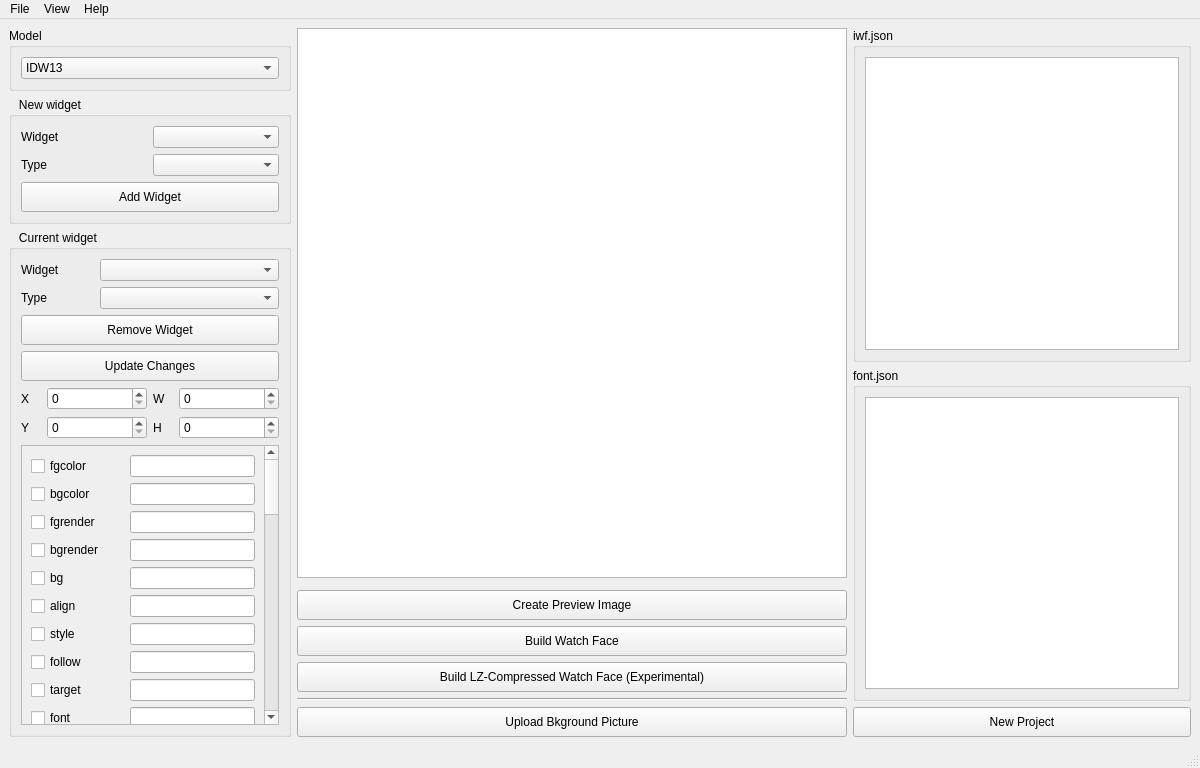
<?xml version="1.0" encoding="UTF-8"?>
<ui version="4.0">
 <class>MainWindow</class>
 <widget class="QMainWindow" name="MainWindow">
  <property name="geometry">
   <rect>
    <x>0</x>
    <y>0</y>
    <width>1200</width>
    <height>768</height>
   </rect>
  </property>
  <property name="minimumSize">
   <size>
    <width>1200</width>
    <height>768</height>
   </size>
  </property>
  <property name="maximumSize">
   <size>
    <width>16777215</width>
    <height>16777215</height>
   </size>
  </property>
  <property name="windowTitle">
   <string>VeryWatchTool</string>
  </property>
  <widget class="QWidget" name="centralwidget">
   <layout class="QGridLayout" name="gridLayout_4">
    <item row="0" column="2" rowspan="8">
     <layout class="QVBoxLayout" name="verticalLayout_2">
      <item>
       <widget class="QGroupBox" name="groupBox_9">
        <property name="title">
         <string>iwf.json</string>
        </property>
        <layout class="QVBoxLayout" name="verticalLayout_3">
         <item>
          <widget class="QPlainTextEdit" name="plainTextEdit">
           <property name="readOnly">
            <bool>true</bool>
           </property>
           <property name="plainText">
            <string/>
           </property>
          </widget>
         </item>
        </layout>
       </widget>
      </item>
      <item>
       <widget class="QGroupBox" name="groupBox_10">
        <property name="title">
         <string>font.json</string>
        </property>
        <layout class="QVBoxLayout" name="verticalLayout_4">
         <item>
          <widget class="QPlainTextEdit" name="plainTextEdit_2">
           <property name="readOnly">
            <bool>true</bool>
           </property>
           <property name="plainText">
            <string/>
           </property>
          </widget>
         </item>
        </layout>
       </widget>
      </item>
      <item>
       <widget class="QPushButton" name="pushButtonCreateIwfLz_6">
        <property name="minimumSize">
         <size>
          <width>0</width>
          <height>30</height>
         </size>
        </property>
        <property name="maximumSize">
         <size>
          <width>16777215</width>
          <height>30</height>
         </size>
        </property>
        <property name="text">
         <string>New Project</string>
        </property>
       </widget>
      </item>
     </layout>
    </item>
    <item row="7" column="1">
     <spacer name="verticalSpacer">
      <property name="orientation">
       <enum>Qt::Orientation::Vertical</enum>
      </property>
      <property name="sizeHint" stdset="0">
       <size>
        <width>20</width>
        <height>40</height>
       </size>
      </property>
     </spacer>
    </item>
    <item row="5" column="1">
     <widget class="Line" name="line">
      <property name="orientation">
       <enum>Qt::Orientation::Horizontal</enum>
      </property>
     </widget>
    </item>
    <item row="0" column="1">
     <widget class="QGraphicsView" name="graphicsView">
      <property name="minimumSize">
       <size>
        <width>550</width>
        <height>550</height>
       </size>
      </property>
      <property name="maximumSize">
       <size>
        <width>550</width>
        <height>550</height>
       </size>
      </property>
     </widget>
    </item>
    <item row="3" column="1">
     <widget class="QPushButton" name="pushButtonCreateIwf">
      <property name="minimumSize">
       <size>
        <width>0</width>
        <height>30</height>
       </size>
      </property>
      <property name="maximumSize">
       <size>
        <width>550</width>
        <height>30</height>
       </size>
      </property>
      <property name="text">
       <string>Build Watch Face</string>
      </property>
     </widget>
    </item>
    <item row="2" column="1">
     <widget class="QPushButton" name="pushButtonCreerPreview_2">
      <property name="minimumSize">
       <size>
        <width>0</width>
        <height>30</height>
       </size>
      </property>
      <property name="maximumSize">
       <size>
        <width>550</width>
        <height>30</height>
       </size>
      </property>
      <property name="text">
       <string>Create Preview Image</string>
      </property>
     </widget>
    </item>
    <item row="6" column="1">
     <widget class="QPushButton" name="pushButtonUploadBkground">
      <property name="minimumSize">
       <size>
        <width>0</width>
        <height>30</height>
       </size>
      </property>
      <property name="maximumSize">
       <size>
        <width>550</width>
        <height>30</height>
       </size>
      </property>
      <property name="text">
       <string>Upload Bkground Picture</string>
      </property>
     </widget>
    </item>
    <item row="4" column="1">
     <widget class="QPushButton" name="pushButtonCreateIwfLz">
      <property name="minimumSize">
       <size>
        <width>0</width>
        <height>30</height>
       </size>
      </property>
      <property name="maximumSize">
       <size>
        <width>550</width>
        <height>30</height>
       </size>
      </property>
      <property name="text">
       <string>Build LZ-Compressed Watch Face (Experimental)</string>
      </property>
     </widget>
    </item>
    <item row="0" column="0" rowspan="8">
     <layout class="QVBoxLayout" name="verticalLayout">
      <item>
       <widget class="QGroupBox" name="groupBox">
        <property name="title">
         <string>Model</string>
        </property>
        <layout class="QVBoxLayout" name="verticalLayout_5">
         <item>
          <widget class="QComboBox" name="comboBox">
           <item>
            <property name="text">
             <string>IDW13</string>
            </property>
           </item>
           <item>
            <property name="text">
             <string>IDW17</string>
            </property>
           </item>
           <item>
            <property name="text">
             <string>IDW18</string>
            </property>
           </item>
           <item>
            <property name="text">
             <string>IDW20</string>
            </property>
           </item>
           <item>
            <property name="text">
             <string>ID208BT</string>
            </property>
           </item>
           <item>
            <property name="text">
             <string>GTX03</string>
            </property>
           </item>
           <item>
            <property name="text">
             <string>GTX10</string>
            </property>
           </item>
          </widget>
         </item>
        </layout>
       </widget>
      </item>
      <item>
       <widget class="QGroupBox" name="groupBox_8">
        <property name="font">
         <font>
          <bold>false</bold>
         </font>
        </property>
        <property name="title">
         <string>   New widget</string>
        </property>
        <layout class="QGridLayout" name="gridLayout_3">
         <item row="1" column="0">
          <widget class="QLabel" name="labelType_6">
           <property name="text">
            <string>Type</string>
           </property>
          </widget>
         </item>
         <item row="0" column="1">
          <widget class="QComboBox" name="widgetComboAdd_2"/>
         </item>
         <item row="2" column="0" colspan="2">
          <widget class="QPushButton" name="pushButtonAjouterWidget_2">
           <property name="minimumSize">
            <size>
             <width>0</width>
             <height>30</height>
            </size>
           </property>
           <property name="maximumSize">
            <size>
             <width>16777215</width>
             <height>30</height>
            </size>
           </property>
           <property name="text">
            <string>Add Widget</string>
           </property>
          </widget>
         </item>
         <item row="1" column="1">
          <widget class="QComboBox" name="typeComboAdd_2"/>
         </item>
         <item row="0" column="0">
          <widget class="QLabel" name="labelWidget_6">
           <property name="text">
            <string>Widget</string>
           </property>
          </widget>
         </item>
        </layout>
       </widget>
      </item>
      <item>
       <widget class="QGroupBox" name="groupBox_7">
        <property name="title">
         <string>   Current widget</string>
        </property>
        <layout class="QGridLayout" name="gridLayout_2">
         <item row="0" column="2" colspan="3">
          <widget class="QComboBox" name="currentWidgetCombo_2">
           <property name="modelColumn">
            <number>0</number>
           </property>
          </widget>
         </item>
         <item row="1" column="2" colspan="3">
          <widget class="QComboBox" name="currentTypeCombo_2"/>
         </item>
         <item row="4" column="3">
          <widget class="QLabel" name="labelW_2">
           <property name="maximumSize">
            <size>
             <width>20</width>
             <height>16777215</height>
            </size>
           </property>
           <property name="text">
            <string>W</string>
           </property>
          </widget>
         </item>
         <item row="0" column="0" colspan="2">
          <widget class="QLabel" name="labelWidget_5">
           <property name="text">
            <string>Widget</string>
           </property>
          </widget>
         </item>
         <item row="5" column="4">
          <widget class="QSpinBox" name="hSpin_2">
           <property name="minimumSize">
            <size>
             <width>100</width>
             <height>0</height>
            </size>
           </property>
           <property name="maximum">
            <number>999</number>
           </property>
          </widget>
         </item>
         <item row="1" column="0" colspan="2">
          <widget class="QLabel" name="labelType_5">
           <property name="text">
            <string>Type</string>
           </property>
          </widget>
         </item>
         <item row="2" column="0" colspan="5">
          <widget class="QPushButton" name="pushButtonSupprimerWidget_2">
           <property name="minimumSize">
            <size>
             <width>0</width>
             <height>30</height>
            </size>
           </property>
           <property name="maximumSize">
            <size>
             <width>16777215</width>
             <height>30</height>
            </size>
           </property>
           <property name="text">
            <string>Remove Widget</string>
           </property>
          </widget>
         </item>
         <item row="5" column="3">
          <widget class="QLabel" name="labelH_2">
           <property name="maximumSize">
            <size>
             <width>20</width>
             <height>16777215</height>
            </size>
           </property>
           <property name="text">
            <string>H</string>
           </property>
          </widget>
         </item>
         <item row="6" column="0" colspan="5">
          <widget class="QScrollArea" name="scrollArea">
           <property name="widgetResizable">
            <bool>true</bool>
           </property>
           <widget class="QWidget" name="scrollAreaWidgetContents">
            <property name="geometry">
             <rect>
              <x>0</x>
              <y>0</y>
              <width>239</width>
              <height>1272</height>
             </rect>
            </property>
            <layout class="QGridLayout" name="gridLayout">
             <item row="10" column="1">
              <widget class="QLineEdit" name="lineEdit_11"/>
             </item>
             <item row="25" column="1">
              <widget class="QLineEdit" name="lineEdit_25"/>
             </item>
             <item row="29" column="0">
              <widget class="QCheckBox" name="checkBox_33">
               <property name="text">
                <string>ringedge</string>
               </property>
              </widget>
             </item>
             <item row="4" column="0">
              <widget class="QCheckBox" name="checkBox_6">
               <property name="text">
                <string>bg</string>
               </property>
              </widget>
             </item>
             <item row="6" column="1">
              <widget class="QLineEdit" name="lineEdit_48"/>
             </item>
             <item row="7" column="1">
              <widget class="QLineEdit" name="lineEdit_49"/>
             </item>
             <item row="22" column="0">
              <widget class="QCheckBox" name="checkBox_24">
               <property name="text">
                <string>pcenterx</string>
               </property>
              </widget>
             </item>
             <item row="8" column="0">
              <widget class="QCheckBox" name="checkBox_10">
               <property name="text">
                <string>target</string>
               </property>
              </widget>
             </item>
             <item row="8" column="1">
              <widget class="QLineEdit" name="lineEdit_50"/>
             </item>
             <item row="37" column="0">
              <widget class="QCheckBox" name="checkBox_43">
               <property name="text">
                <string>mincentery</string>
               </property>
              </widget>
             </item>
             <item row="38" column="0">
              <widget class="QCheckBox" name="checkBox_42">
               <property name="text">
                <string>minanchorx</string>
               </property>
              </widget>
             </item>
             <item row="4" column="1">
              <widget class="QLineEdit" name="lineEdit_8"/>
             </item>
             <item row="26" column="0">
              <widget class="QCheckBox" name="checkBox_28">
               <property name="text">
                <string>content</string>
               </property>
              </widget>
             </item>
             <item row="42" column="1">
              <widget class="QLineEdit" name="lineEdit_43"/>
             </item>
             <item row="19" column="0">
              <widget class="QCheckBox" name="checkBox_21">
               <property name="text">
                <string>app</string>
               </property>
              </widget>
             </item>
             <item row="26" column="1">
              <widget class="QLineEdit" name="lineEdit_26"/>
             </item>
             <item row="0" column="0">
              <widget class="QCheckBox" name="checkBox_2">
               <property name="text">
                <string>fgcolor</string>
               </property>
              </widget>
             </item>
             <item row="19" column="1">
              <widget class="QLineEdit" name="lineEdit_19"/>
             </item>
             <item row="35" column="0">
              <widget class="QCheckBox" name="checkBox_41">
               <property name="text">
                <string>minute</string>
               </property>
              </widget>
             </item>
             <item row="10" column="0">
              <widget class="QCheckBox" name="checkBox_12">
               <property name="text">
                <string>fontnum</string>
               </property>
              </widget>
             </item>
             <item row="28" column="1">
              <widget class="QLineEdit" name="lineEdit_28"/>
             </item>
             <item row="37" column="1">
              <widget class="QLineEdit" name="lineEdit_42"/>
             </item>
             <item row="18" column="0">
              <widget class="QCheckBox" name="checkBox_20">
               <property name="text">
                <string>animaformat</string>
               </property>
              </widget>
             </item>
             <item row="23" column="1">
              <widget class="QLineEdit" name="lineEdit_22"/>
             </item>
             <item row="20" column="1">
              <widget class="QLineEdit" name="lineEdit_20"/>
             </item>
             <item row="18" column="1">
              <widget class="QLineEdit" name="lineEdit_18"/>
             </item>
             <item row="35" column="1">
              <widget class="QLineEdit" name="lineEdit_38"/>
             </item>
             <item row="43" column="0">
              <widget class="QCheckBox" name="checkBox_48">
               <property name="text">
                <string>houranchorx</string>
               </property>
              </widget>
             </item>
             <item row="31" column="0">
              <widget class="QCheckBox" name="checkBox_36">
               <property name="text">
                <string>seccenterx</string>
               </property>
              </widget>
             </item>
             <item row="6" column="0">
              <widget class="QCheckBox" name="checkBox_8">
               <property name="text">
                <string>style</string>
               </property>
              </widget>
             </item>
             <item row="42" column="0">
              <widget class="QCheckBox" name="checkBox_49">
               <property name="text">
                <string>hourcentery</string>
               </property>
              </widget>
             </item>
             <item row="24" column="1">
              <widget class="QLineEdit" name="lineEdit_24"/>
             </item>
             <item row="3" column="1">
              <widget class="QLineEdit" name="lineEdit_7"/>
             </item>
             <item row="21" column="1">
              <widget class="QLineEdit" name="lineEdit_21"/>
             </item>
             <item row="29" column="1">
              <widget class="QLineEdit" name="lineEdit_31"/>
             </item>
             <item row="39" column="0">
              <widget class="QCheckBox" name="checkBox_44">
               <property name="text">
                <string>minanchory</string>
               </property>
              </widget>
             </item>
             <item row="20" column="0">
              <widget class="QCheckBox" name="checkBox_22">
               <property name="text">
                <string>panchorx</string>
               </property>
              </widget>
             </item>
             <item row="0" column="1">
              <widget class="QLineEdit" name="lineEdit_4"/>
             </item>
             <item row="12" column="1">
              <widget class="QLineEdit" name="lineEdit_13"/>
             </item>
             <item row="34" column="0">
              <widget class="QCheckBox" name="checkBox_39">
               <property name="text">
                <string>secanchory</string>
               </property>
              </widget>
             </item>
             <item row="11" column="1">
              <widget class="QLineEdit" name="lineEdit_12"/>
             </item>
             <item row="12" column="0">
              <widget class="QCheckBox" name="checkBox_14">
               <property name="text">
                <string>time</string>
               </property>
              </widget>
             </item>
             <item row="30" column="1">
              <widget class="QLineEdit" name="lineEdit_33"/>
             </item>
             <item row="31" column="1">
              <widget class="QLineEdit" name="lineEdit_34"/>
             </item>
             <item row="39" column="1">
              <widget class="QLineEdit" name="lineEdit_40"/>
             </item>
             <item row="22" column="1">
              <widget class="QLineEdit" name="lineEdit_23"/>
             </item>
             <item row="24" column="0">
              <widget class="QCheckBox" name="checkBox_27">
               <property name="text">
                <string>startangle</string>
               </property>
              </widget>
             </item>
             <item row="25" column="0">
              <widget class="QCheckBox" name="checkBox_26">
               <property name="text">
                <string>endangle</string>
               </property>
              </widget>
             </item>
             <item row="30" column="0">
              <widget class="QCheckBox" name="checkBox_35">
               <property name="text">
                <string>second</string>
               </property>
              </widget>
             </item>
             <item row="2" column="1">
              <widget class="QLineEdit" name="lineEdit_6"/>
             </item>
             <item row="40" column="1">
              <widget class="QLineEdit" name="lineEdit_46"/>
             </item>
             <item row="27" column="0">
              <widget class="QCheckBox" name="checkBox_29">
               <property name="text">
                <string>direction</string>
               </property>
              </widget>
             </item>
             <item row="9" column="0">
              <widget class="QCheckBox" name="checkBox_11">
               <property name="text">
                <string>font</string>
               </property>
              </widget>
             </item>
             <item row="7" column="0">
              <widget class="QCheckBox" name="checkBox_9">
               <property name="text">
                <string>follow</string>
               </property>
              </widget>
             </item>
             <item row="44" column="0">
              <widget class="QCheckBox" name="checkBox_47">
               <property name="text">
                <string>houranchory</string>
               </property>
              </widget>
             </item>
             <item row="33" column="0">
              <widget class="QCheckBox" name="checkBox_38">
               <property name="text">
                <string>secanchorx</string>
               </property>
              </widget>
             </item>
             <item row="32" column="0">
              <widget class="QCheckBox" name="checkBox_37">
               <property name="text">
                <string>seccentery</string>
               </property>
              </widget>
             </item>
             <item row="23" column="0">
              <widget class="QCheckBox" name="checkBox_25">
               <property name="text">
                <string>pcentery</string>
               </property>
              </widget>
             </item>
             <item row="36" column="0">
              <widget class="QCheckBox" name="checkBox_40">
               <property name="text">
                <string>mincenterx</string>
               </property>
              </widget>
             </item>
             <item row="38" column="1">
              <widget class="QLineEdit" name="lineEdit_41"/>
             </item>
             <item row="13" column="0">
              <widget class="QCheckBox" name="checkBox_15">
               <property name="text">
                <string>turn</string>
               </property>
              </widget>
             </item>
             <item row="21" column="0">
              <widget class="QCheckBox" name="checkBox_23">
               <property name="text">
                <string>panchory</string>
               </property>
              </widget>
             </item>
             <item row="41" column="1">
              <widget class="QLineEdit" name="lineEdit_45"/>
             </item>
             <item row="27" column="1">
              <widget class="QLineEdit" name="lineEdit_27"/>
             </item>
             <item row="41" column="0">
              <widget class="QCheckBox" name="checkBox_45">
               <property name="text">
                <string>hourcenterx</string>
               </property>
              </widget>
             </item>
             <item row="44" column="1">
              <widget class="QLineEdit" name="lineEdit_44"/>
             </item>
             <item row="32" column="1">
              <widget class="QLineEdit" name="lineEdit_35"/>
             </item>
             <item row="15" column="0">
              <widget class="QCheckBox" name="checkBox_17">
               <property name="text">
                <string>animaicon</string>
               </property>
              </widget>
             </item>
             <item row="17" column="0">
              <widget class="QCheckBox" name="checkBox_19">
               <property name="text">
                <string>animabpp</string>
               </property>
              </widget>
             </item>
             <item row="33" column="1">
              <widget class="QLineEdit" name="lineEdit_36"/>
             </item>
             <item row="43" column="1">
              <widget class="QLineEdit" name="lineEdit_47"/>
             </item>
             <item row="13" column="1">
              <widget class="QLineEdit" name="lineEdit_14"/>
             </item>
             <item row="16" column="0">
              <widget class="QCheckBox" name="checkBox_18">
               <property name="text">
                <string>frame</string>
               </property>
              </widget>
             </item>
             <item row="40" column="0">
              <widget class="QCheckBox" name="checkBox_46">
               <property name="text">
                <string>hour</string>
               </property>
              </widget>
             </item>
             <item row="14" column="1">
              <widget class="QLineEdit" name="lineEdit_51"/>
             </item>
             <item row="1" column="1">
              <widget class="QLineEdit" name="lineEdit_5"/>
             </item>
             <item row="34" column="1">
              <widget class="QLineEdit" name="lineEdit_37"/>
             </item>
             <item row="5" column="0">
              <widget class="QCheckBox" name="checkBox_7">
               <property name="text">
                <string>align</string>
               </property>
              </widget>
             </item>
             <item row="9" column="1">
              <widget class="QLineEdit" name="lineEdit_10"/>
             </item>
             <item row="14" column="0">
              <widget class="QCheckBox" name="checkBox_16">
               <property name="text">
                <string>animatype</string>
               </property>
              </widget>
             </item>
             <item row="15" column="1">
              <widget class="QLineEdit" name="lineEdit_15"/>
             </item>
             <item row="16" column="1">
              <widget class="QLineEdit" name="lineEdit_16"/>
             </item>
             <item row="28" column="0">
              <widget class="QCheckBox" name="checkBox_30">
               <property name="text">
                <string>pointer</string>
               </property>
              </widget>
             </item>
             <item row="1" column="0">
              <widget class="QCheckBox" name="checkBox_3">
               <property name="text">
                <string>bgcolor</string>
               </property>
              </widget>
             </item>
             <item row="36" column="1">
              <widget class="QLineEdit" name="lineEdit_39"/>
             </item>
             <item row="11" column="0">
              <widget class="QCheckBox" name="checkBox_13">
               <property name="text">
                <string>numwidth</string>
               </property>
              </widget>
             </item>
             <item row="3" column="0">
              <widget class="QCheckBox" name="checkBox_5">
               <property name="text">
                <string>bgrender</string>
               </property>
              </widget>
             </item>
             <item row="2" column="0">
              <widget class="QCheckBox" name="checkBox_4">
               <property name="text">
                <string>fgrender</string>
               </property>
              </widget>
             </item>
             <item row="17" column="1">
              <widget class="QLineEdit" name="lineEdit_17"/>
             </item>
             <item row="5" column="1">
              <widget class="QLineEdit" name="lineEdit_9"/>
             </item>
            </layout>
           </widget>
          </widget>
         </item>
         <item row="4" column="4">
          <widget class="QSpinBox" name="wSpin_2">
           <property name="minimumSize">
            <size>
             <width>100</width>
             <height>0</height>
            </size>
           </property>
           <property name="maximum">
            <number>999</number>
           </property>
          </widget>
         </item>
         <item row="3" column="0" colspan="5">
          <widget class="QPushButton" name="pushButtonAppliquer_2">
           <property name="minimumSize">
            <size>
             <width>0</width>
             <height>30</height>
            </size>
           </property>
           <property name="maximumSize">
            <size>
             <width>16777215</width>
             <height>30</height>
            </size>
           </property>
           <property name="text">
            <string>Update Changes</string>
           </property>
          </widget>
         </item>
         <item row="5" column="0">
          <widget class="QLabel" name="labelY_2">
           <property name="maximumSize">
            <size>
             <width>20</width>
             <height>16777215</height>
            </size>
           </property>
           <property name="text">
            <string>Y</string>
           </property>
          </widget>
         </item>
         <item row="4" column="1" colspan="2">
          <widget class="QSpinBox" name="xSpin_2">
           <property name="minimumSize">
            <size>
             <width>100</width>
             <height>0</height>
            </size>
           </property>
           <property name="maximum">
            <number>999</number>
           </property>
          </widget>
         </item>
         <item row="5" column="1" colspan="2">
          <widget class="QSpinBox" name="ySpin_2">
           <property name="minimumSize">
            <size>
             <width>75</width>
             <height>0</height>
            </size>
           </property>
           <property name="maximum">
            <number>999</number>
           </property>
          </widget>
         </item>
         <item row="4" column="0">
          <widget class="QLabel" name="labelX_2">
           <property name="maximumSize">
            <size>
             <width>20</width>
             <height>16777215</height>
            </size>
           </property>
           <property name="text">
            <string>X</string>
           </property>
          </widget>
         </item>
        </layout>
       </widget>
      </item>
     </layout>
    </item>
   </layout>
  </widget>
  <widget class="QMenuBar" name="menubar">
   <property name="geometry">
    <rect>
     <x>0</x>
     <y>0</y>
     <width>1200</width>
     <height>22</height>
    </rect>
   </property>
   <widget class="QMenu" name="menuFile">
    <property name="title">
     <string>File</string>
    </property>
    <addaction name="actionOpen_iwf_json"/>
    <addaction name="actionSave_iwf_json"/>
    <addaction name="actionSave_font_json"/>
    <addaction name="actionCreate_zip"/>
    <addaction name="separator"/>
    <addaction name="actionExit"/>
   </widget>
   <widget class="QMenu" name="menuHelp">
    <property name="title">
     <string>Help</string>
    </property>
    <addaction name="actionAbout"/>
   </widget>
   <widget class="QMenu" name="menuView">
    <property name="title">
     <string>View</string>
    </property>
    <addaction name="actionShow_Log_Output"/>
   </widget>
   <addaction name="menuFile"/>
   <addaction name="menuView"/>
   <addaction name="menuHelp"/>
  </widget>
  <widget class="QStatusBar" name="statusbar"/>
  <action name="actionOpen_iwf_json">
   <property name="text">
    <string>Open iwf.json</string>
   </property>
  </action>
  <action name="actionSave_iwf_json">
   <property name="text">
    <string>Save iwf.json</string>
   </property>
  </action>
  <action name="actionSave_font_json">
   <property name="text">
    <string>Save font.json</string>
   </property>
  </action>
  <action name="actionExit">
   <property name="text">
    <string>Exit</string>
   </property>
  </action>
  <action name="actionBitmap_Editor">
   <property name="text">
    <string>Bitmap Editor</string>
   </property>
  </action>
  <action name="actionInfo_of_iwf_json">
   <property name="text">
    <string>Info of iwf.json</string>
   </property>
  </action>
  <action name="actionAbout">
   <property name="text">
    <string>About</string>
   </property>
  </action>
  <action name="actionCreate_zip">
   <property name="text">
    <string>Create .zip</string>
   </property>
  </action>
  <action name="actionShow_Log_Output">
   <property name="text">
    <string>Show Log Output</string>
   </property>
  </action>
 </widget>
 <resources/>
 <connections/>
</ui>
